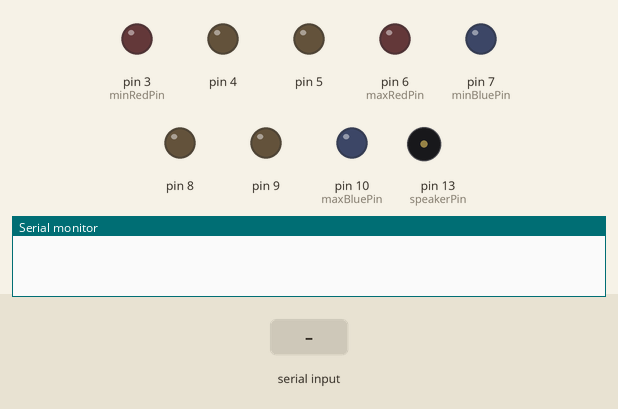
This sketch was run on a simulated Arduino Uno, built with avr-gcc and run on an emulated ATmega328P. Shown: output pins drawn as LEDs (lit = HIGH), buzzer (waves = sounding, pin HIGH), the last lines printed to the serial monitor. Dashed ring = blinking. The test bench sets the inputs (shaded band).

Above: at 1.2 s.
1.3 s: "ON" received over Serial
At 2.31 s:
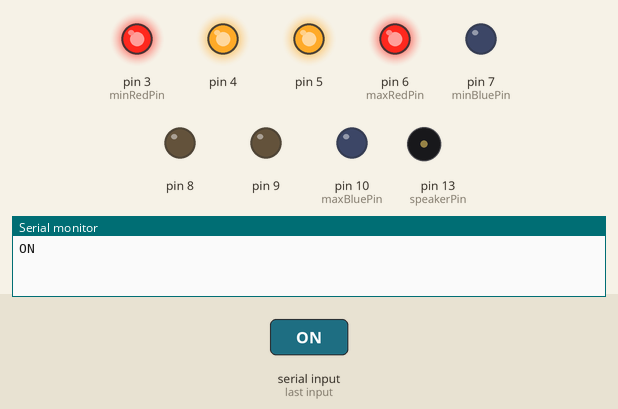
At 2.7 s:
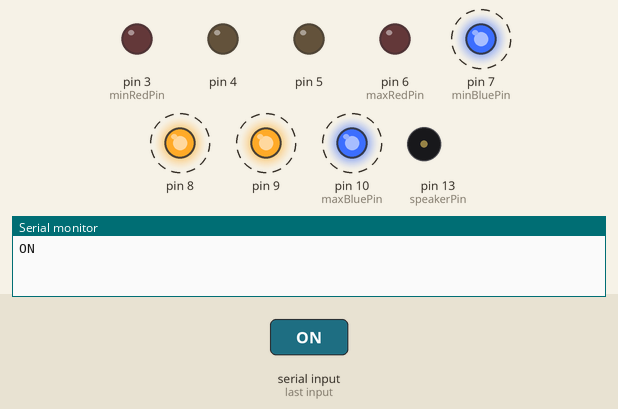
4.3 s: "OFF" received over Serial
At 5.3 s:
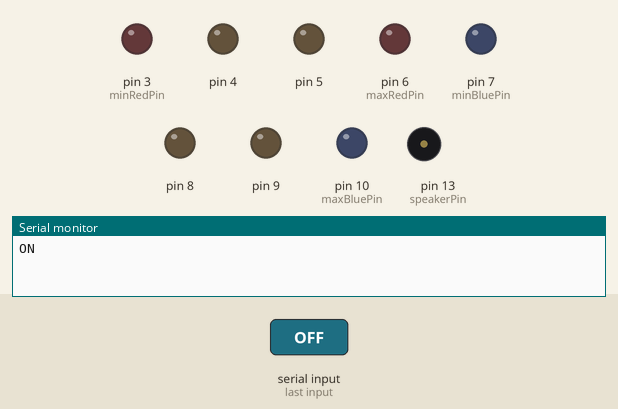
Timing chart, 0 to 7.3 s (numbered marks = the images above; inputs shaded):
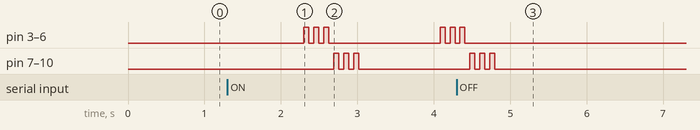

The sketch:

bat-hour.ino
```cpp
#define c 261
#define d 294
#define e 329
#define f 349
#define g 391
#define gS 415
#define a 440
#define aS 455
#define b 466
#define cH 523
#define cSH 554
#define dH 587
#define dSH 622
#define eH 659
#define fH 698
#define fSH 740
#define gH 784
#define gSH 830
#define aH 880

const int delayTime = 65;

const int minRedPin = 3;
const int maxRedPin = 6;
const int minBluePin = 7;
const int maxBluePin = 10;

const int minPin = minRedPin;
const int maxPin = maxBluePin;

const int speakerPin =  13;

int eachTime = 0;
int i = 0;
int j = 0;

bool turnOn = false;
String serial = "";

int counterToPlay = 0;
int counterToClear = 0;
int maxToClear = 10;


void setup() {

  Serial.begin(9600);
  /*while (!Serial) {
    ; // wait for serial port to connect. Needed for native USB port only
  }*/

  pinMode(speakerPin, OUTPUT);
  for(i = minPin; i <= maxPin; i++){
    pinMode(i, OUTPUT);
  }

  eachTime = delayTime * 4 * 6;
  //establishContact();
}

void loop() {

  serial = Serial.readString();
  Serial.println(serial);

  //if (Serial.available() > 0){
    if(serial == "ON"){
      turnOn = true;
    }
    else if (serial == "OFF")
    {
      turnOn = false;
    }
  //}

  if(turnOn)
  {

    /*counterToClear = 0;
    int totalTime = counterToPlay * eachTime;
    if(totalTime >= 10000){
      march();
      counterToPlay = 0;
      return;
    }*/

    for (i = 1; i <= 3; i++){
      RedOn();
      delay(delayTime);
      RedOff();
      delay(delayTime);
    }

    for (i = 1; i <= 3; i++){
      BlueOn();
      delay(delayTime);
      BlueOff();
      delay(delayTime);
    }

    counterToPlay = counterToPlay + 1;
  }
  else{

    if(counterToClear >= maxToClear){
      counterToPlay = 0;
      return;
    }

    counterToClear = counterToClear + 1;
  }

}


void establishContact() {
  while (Serial.available() <= 0) {
    Serial.print('A');   // send a capital A
    delay(300);
  }
}

void RedOn(){
  for (j = minRedPin; j <= maxRedPin; j++){
    digitalWrite(j,HIGH);
  }
}

void RedOff(){
  for (j = minRedPin; j <= maxRedPin; j++){
    digitalWrite(j,LOW);
  }
}

void BlueOn(){
  for (j = minBluePin; j <= maxBluePin; j++){
    digitalWrite(j,HIGH);
  }
}

void BlueOff(){
  for (j = minBluePin; j <= maxBluePin; j++){
    digitalWrite(j,LOW);
  }
}

void beep (unsigned char speakerPin, int frequencyInHertz, long timeInMilliseconds)
{
    RedOn();
    BlueOn();
    //use led to visualize the notes being played

    int x;
    long delayAmount = (long)(1000000/frequencyInHertz);
    long loopTime = (long)((timeInMilliseconds*1000)/(delayAmount*2));
    for (x=0;x<loopTime;x++)
    {
        digitalWrite(speakerPin,HIGH);
        delayMicroseconds(delayAmount);
        digitalWrite(speakerPin,LOW);
        delayMicroseconds(delayAmount);
    }

    RedOff();
    BlueOff();
    //set led back to low

    delay(20);
    //a little delay to make all notes sound separate
}

void march()
{
    //for the sheet music see:
    //http://www.musicnotes.com/sheetmusic/mtd.asp?ppn=MN0016254
    //this is just a translation of said sheet music to frequencies / time in ms
    //used 500 ms for a quart note

    beep(speakerPin, a, 500);
    beep(speakerPin, a, 500);
    beep(speakerPin, a, 500);
    beep(speakerPin, f, 350);
    beep(speakerPin, cH, 150);

    beep(speakerPin, a, 500);
    beep(speakerPin, f, 350);
    beep(speakerPin, cH, 150);
    beep(speakerPin, a, 1000);
    //first bit

    beep(speakerPin, eH, 500);
    beep(speakerPin, eH, 500);
    beep(speakerPin, eH, 500);
    beep(speakerPin, fH, 350);
    beep(speakerPin, cH, 150);

    beep(speakerPin, gS, 500);
    beep(speakerPin, f, 350);
    beep(speakerPin, cH, 150);
    beep(speakerPin, a, 1000);
    //second bit...

    beep(speakerPin, aH, 500);
    beep(speakerPin, a, 350);
    beep(speakerPin, a, 150);
    beep(speakerPin, aH, 500);
    beep(speakerPin, gSH, 250);
    beep(speakerPin, gH, 250);

    beep(speakerPin, fSH, 125);
    beep(speakerPin, fH, 125);
    beep(speakerPin, fSH, 250);
    delay(250);
    beep(speakerPin, aS, 250);
    beep(speakerPin, dSH, 500);
    beep(speakerPin, dH, 250);
    beep(speakerPin, cSH, 250);
    //start of the interesting bit

    beep(speakerPin, cH, 125);
    beep(speakerPin, b, 125);
    beep(speakerPin, cH, 250);
    delay(250);
    beep(speakerPin, f, 125);
    beep(speakerPin, gS, 500);
    beep(speakerPin, f, 375);
    beep(speakerPin, a, 125);

    beep(speakerPin, cH, 500);
    beep(speakerPin, a, 375);
    beep(speakerPin, cH, 125);
    beep(speakerPin, eH, 1000);
    //more interesting stuff (this doesn't quite get it right somehow)

    beep(speakerPin, aH, 500);
    beep(speakerPin, a, 350);
    beep(speakerPin, a, 150);
    beep(speakerPin, aH, 500);
    beep(speakerPin, gSH, 250);
    beep(speakerPin, gH, 250);

    beep(speakerPin, fSH, 125);
    beep(speakerPin, fH, 125);
    beep(speakerPin, fSH, 250);
    delay(250);
    beep(speakerPin, aS, 250);
    beep(speakerPin, dSH, 500);
    beep(speakerPin, dH, 250);
    beep(speakerPin, cSH, 250);
    //repeat... repeat

    beep(speakerPin, cH, 125);
    beep(speakerPin, b, 125);
    beep(speakerPin, cH, 250);
    delay(250);
    beep(speakerPin, f, 250);
    beep(speakerPin, gS, 500);
    beep(speakerPin, f, 375);
    beep(speakerPin, cH, 125);

    beep(speakerPin, a, 500);
    beep(speakerPin, f, 375);
    beep(speakerPin, c, 125);
    beep(speakerPin, a, 1000);
    //and we're done \ó/
}
```

Measured:
- after the input at 1.3 s, pin 7 (minBluePin), pin 8, pin 9, pin 10 (maxBluePin): alternates HIGH for 0.07 s and LOW for 0.07 s, 6 changes in all, then stays LOW, starting after 1.4 s
- after the input at 4.3 s, pin 3 (minRedPin), pin 4, pin 5, pin 6 (maxRedPin): goes on until 4.4 s, then stays LOW; pin 7 (minBluePin), pin 8, pin 9, pin 10 (maxBluePin): goes on until 4.8 s, then stays LOW
